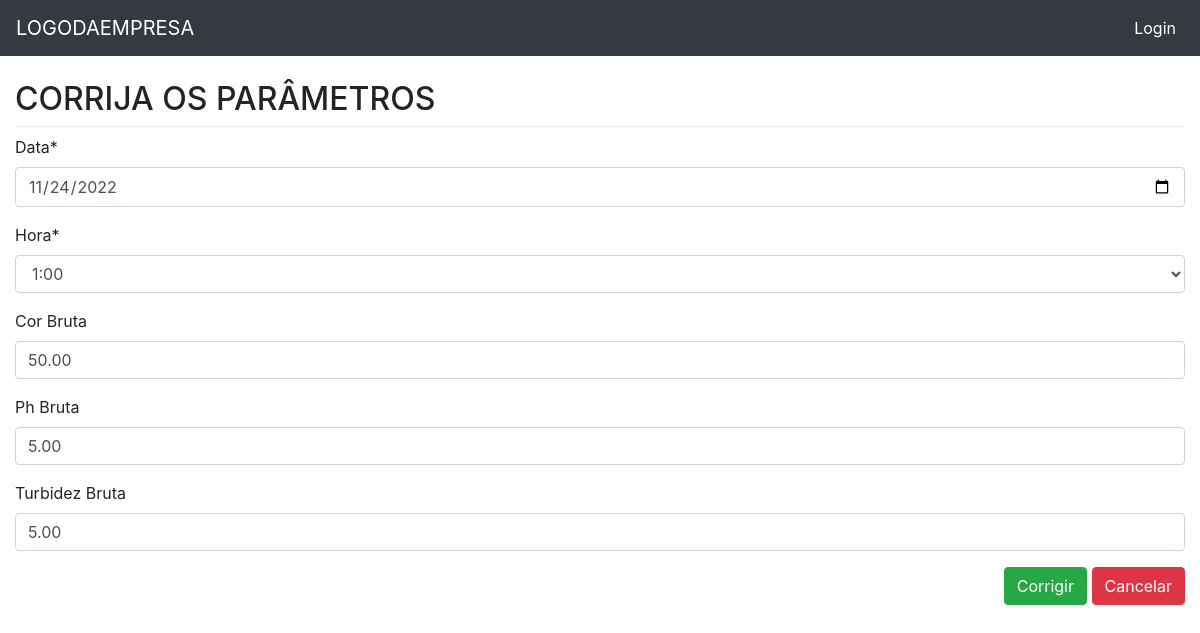
Page /captacao/update/6 on the committed database.
### captacao/models.py (models this page shows, shortened)
class Captacao(models.Model):
    data = models.DateField('Data', auto_now=False, auto_now_add=False)
    hora = models.CharField(max_length=5, choices=HORA_CHOICE)
    cor_b = models.DecimalField('Cor Bruta', max_digits=5, decimal_places=2, blank=True, null=True)
    ph_b = models.DecimalField('Ph Bruta', max_digits=5, decimal_places=2, blank=True, null=True)
    turbidez_b = models.DecimalField('Turbidez Bruta', max_digits=5, decimal_places=2, blank=True, null=True)
    class Meta:
        verbose_name = 'CAPTAÇÃO'
        verbose_name_plural = 'CAPTAÇÕES'

### captacao/views.py (the view)
# urls.py: path('update/<int:pk>', v.captacao_update, name='captacao_update'),
def captacao_update(request, pk):
    template_name = 'captacao_update.html'
    obj = Captacao.objects.get(pk=pk)
    form = CaptacaoForm(request.POST or None, instance=obj)
    if request.method == 'POST':
        if form.is_valid():
            form.save()
            return HttpResponseRedirect(reverse('captacao:captacao_list'))
    context = {'form': form}
    return render(request, template_name, context)

### captacao/forms.py
class CaptacaoForm(forms.ModelForm):
    data = forms.DateField(
        label='Data',
        widget=forms.DateInput(
            format='%Y-%m-%d',
            attrs={
                'type': 'date'
            }),
        input_formats=('%Y-%m-%d',),
    )
    class Meta:
        model = Captacao
        fields = '__all__'

### captacao/templates/captacao_update.html (shortened to what this page needs)
{% extends "base.html" %}
{% load static %}
{% load crispy_forms_tags %}
{% block content %}
    <h2>CORRIJA OS PARÂMETROS </h2>
    <div class="dropdown-divider"></div>
    <form action="" method="POST" >
    {{ form|crispy }}
    <span class="pull-right">
      <button type="submit" class="btn btn-success">Corrigir</button>
      <button type="reset" class="btn btn-danger" onclick="location.href = '{% url 'captacao:captacao_list' %}'">Cancelar</button>
    </span>
{% endblock %}

### core/static/css/style.css (style rules this page uses)
body { margin-top: 80px; }

### rows in the picture
Captacao: data "11/24/2022", hora "1:00", cor_b "50.00", ph_b "5.00", turbidez_b "5.00"
